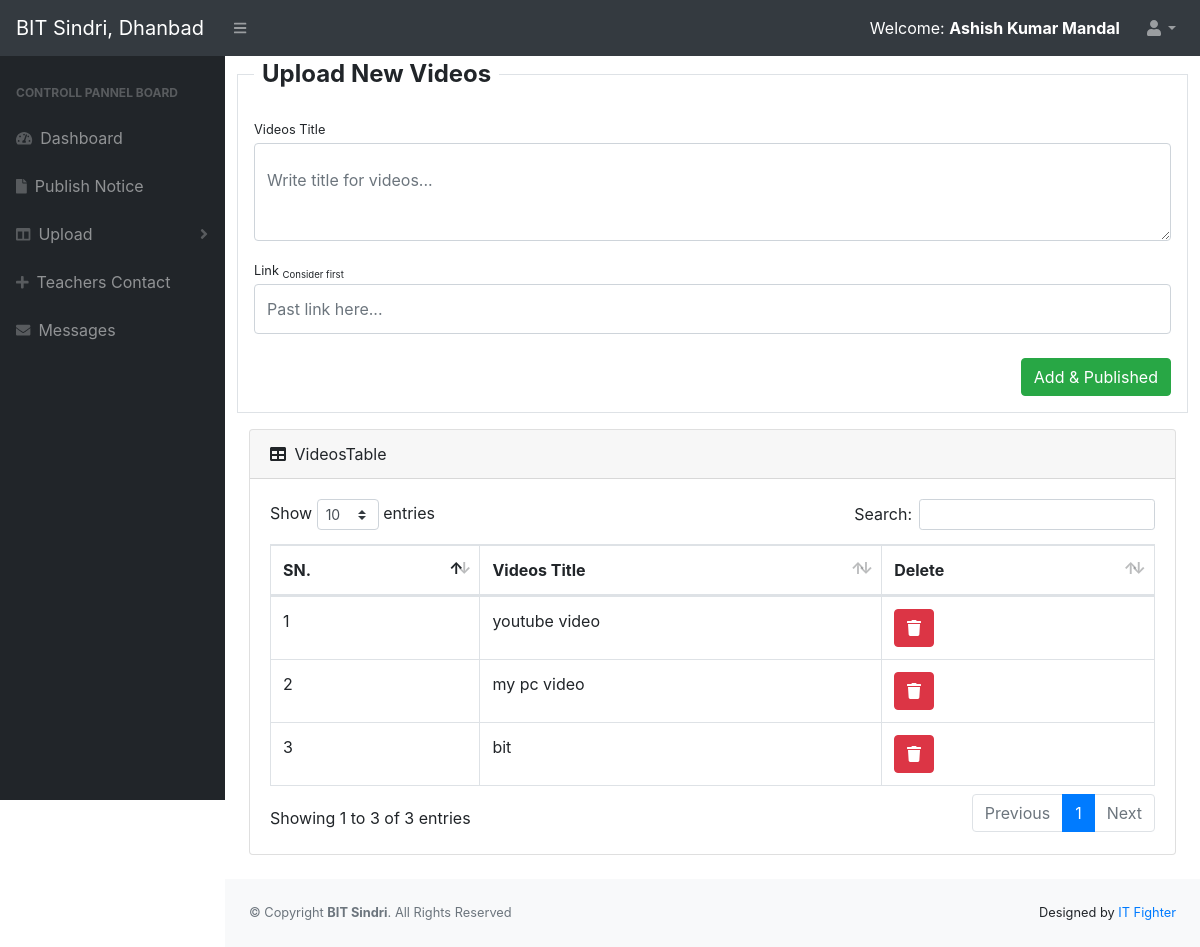
Page /admin/videos.php (signed in) on the committed database.
### tables this page shows
CREATE TABLE `video` (
  `video_id` int(11) NOT NULL,
  `title` varchar(100) NOT NULL,
  `link` varchar(150) NOT NULL,
  `updated` timestamp NOT NULL DEFAULT current_timestamp() ON UPDATE current_timestamp(),
  `created` timestamp NOT NULL DEFAULT current_timestamp()
);

### admin/videos.php (the view, shortened to what this page needs)
<?php include_once('header_admin.php'); ?>
<div id="layoutSidenav_content">
    <main>
        <div class="container-fluid">
            <div class="row">
                <fieldset class="form-group border p-3 w-100">
                    <legend class="w-auto px-2"><b>Upload New Videos</b></legend>
                    <form role="form" id="form" name="form" method="post" action="" enctype="multipart/form-data">
                        <div class="form-row">
                            <div class="col-12">
                                <div class="form-group">
                                    <label class="small mb-1" for="inputLastName">Videos Title</label>
                                    <textarea name="title" rows="2" class="form-control py-4" id="inputMsg" type="text" placeholder="Write title for videos..." required /></textarea>
                                </div>
                            </div>
                        </div>
                        <div class="form-row">
                            <div class="col-md-12">
                                <label class="small mb-1" for="inputLink">Link <sub>Consider first</sub></label>
                            <input name="link" class="form-control py-4" id="inputLink" type="text" placeholder="Past link here..." />
                            </div>
                        </div>
                        <div class="form-group mt-4 mb-0">
                            <input class="btn btn-success float-right" type="submit" name="save" value="Add & Published" class="btn btn-success">
                        </div>
                    </form>
                </fieldset>
            </div>
        <div class="card mb-4">
            <div class="card-header">
                <i class="fas fa-table mr-1"></i>
                VideosTable
            </div>
            <div class="card-body">
                <div class="table-responsive">
                    <table class="table table-bordered" id="dataTable" width="100%" cellspacing="0">
                        <thead>
                            <tr>
                                <th>SN.</th>
                                <th>Videos Title</th>
                                <th>Delete</th>
                            </tr>
                        </thead>
                        <tbody>
                            <?php
                                $i = 1;
                                $query = mysqli_query($conn, "SELECT * FROM video ORDER BY video_id DESC");
                                while(@$row = mysqli_fetch_array($query)){
                                  $video_id = $row['video_id'];
                                  $title = $row['title'];
                            ?>
                            <tr>
                                <td><?php echo $i; $i++; ?></td>
                                <td><?php echo $title; ?></td>
                                <td><a onclick='return Confirm();' href="delete_video.php?id=<?php echo $video_id; ?>" class="btn btn-danger btn-xs"><i class="fa fa-trash"></i></a></td>
                            </tr>
                            <?php } ?>
                        </tbody>
                    </table>
                </div>
            </div>
        </div>
    </div>
</main>
<?php include_once('footer_admin.php'); ?>

### rows in the picture
video: title "youtube video"
video: title "my pc video"
video: title "bit"

### other values in the picture
$_SESSION['session_name'] "Ashish Kumar Mandal"
